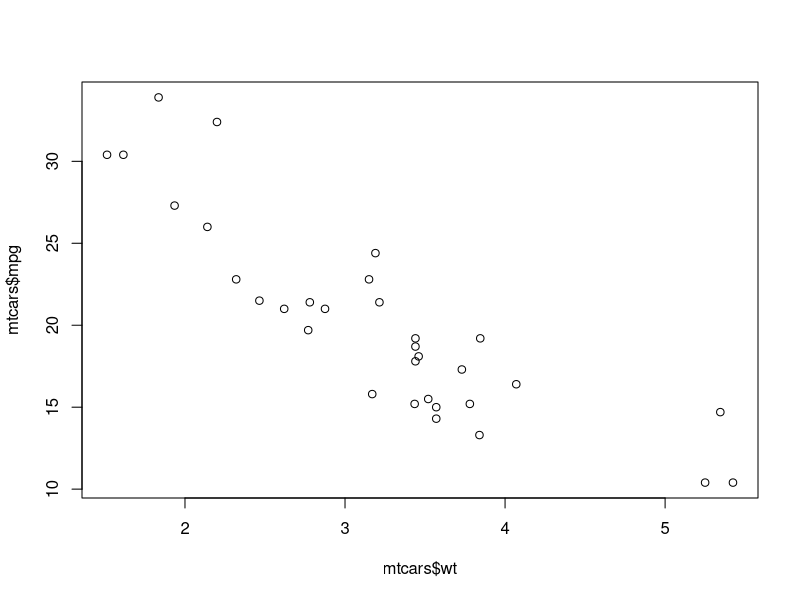
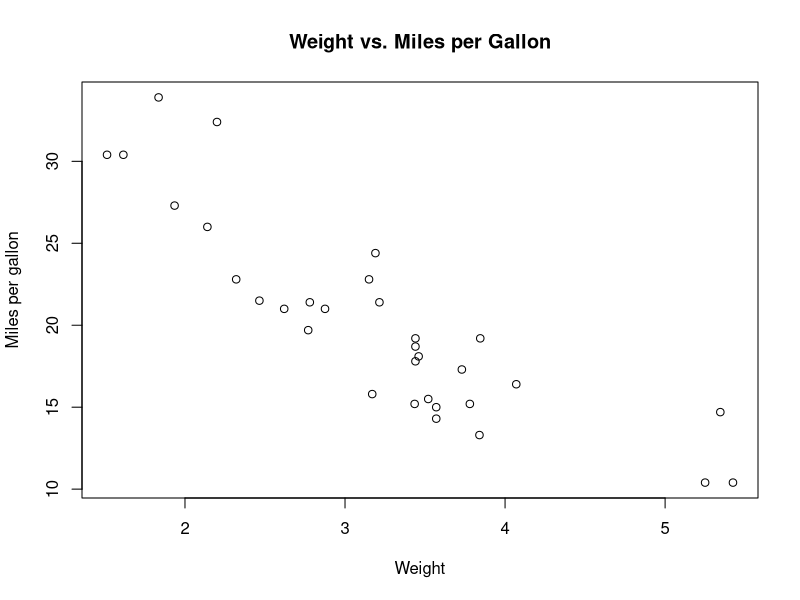
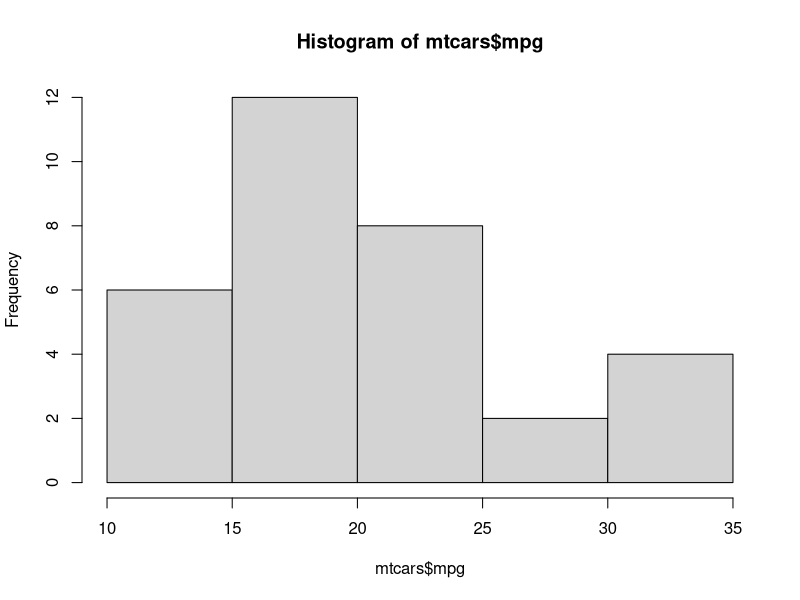
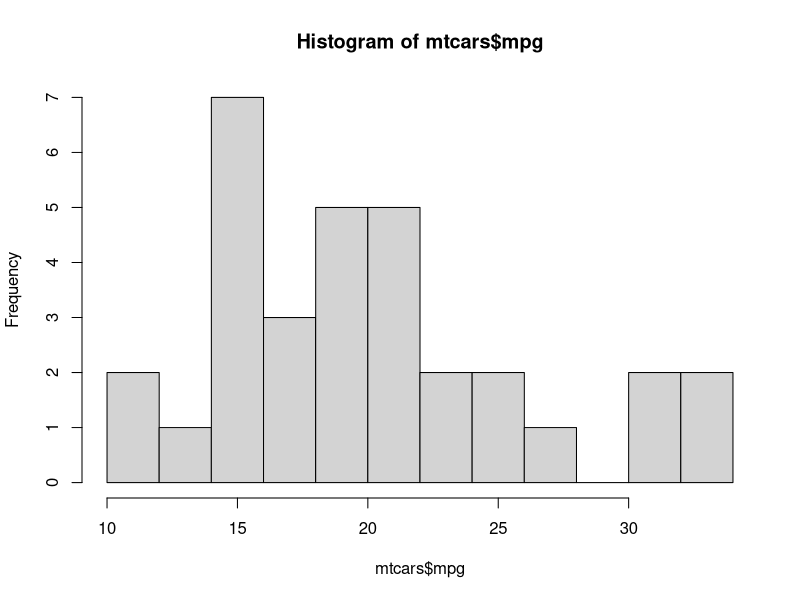
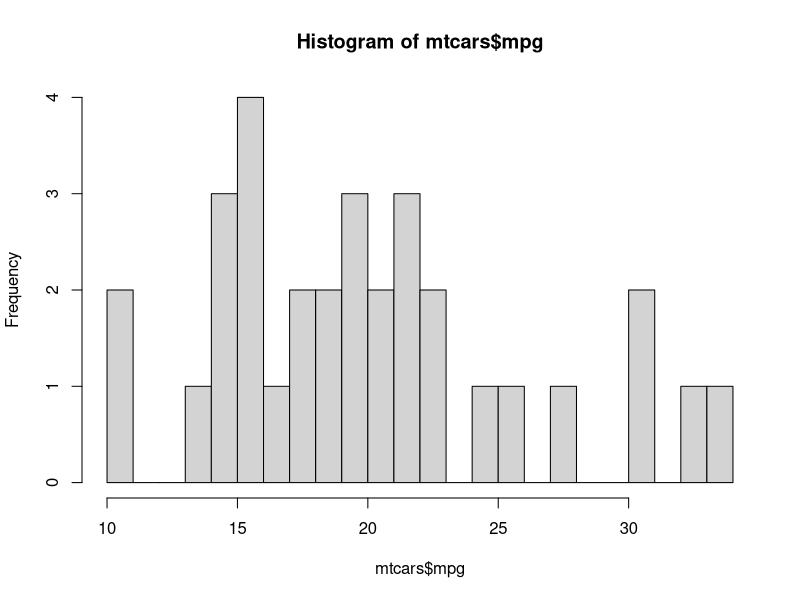
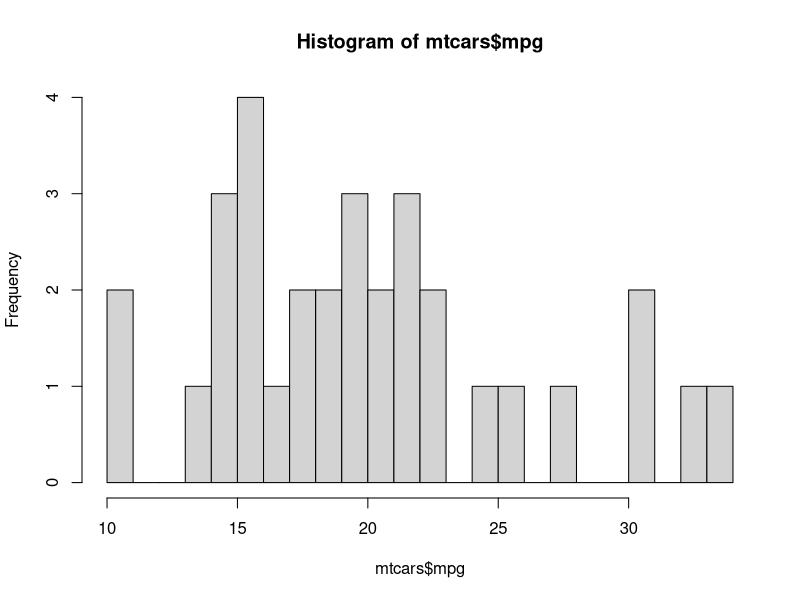
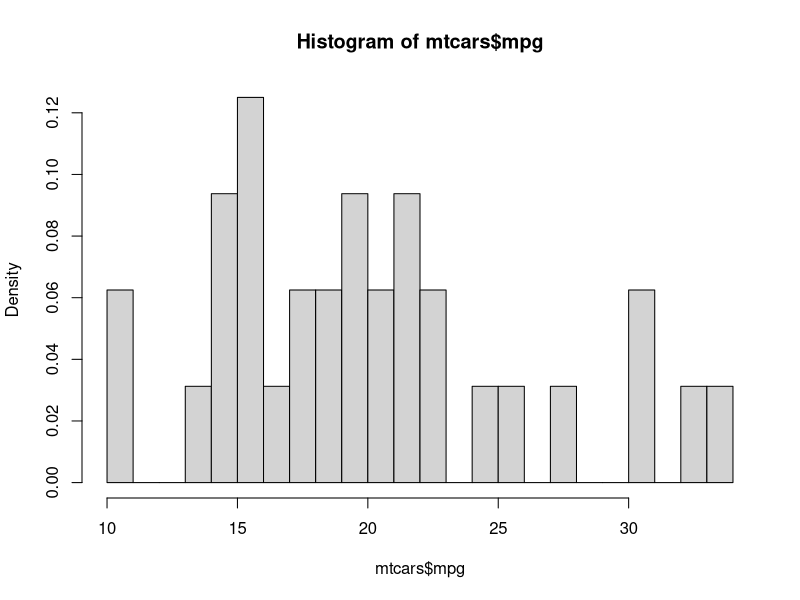
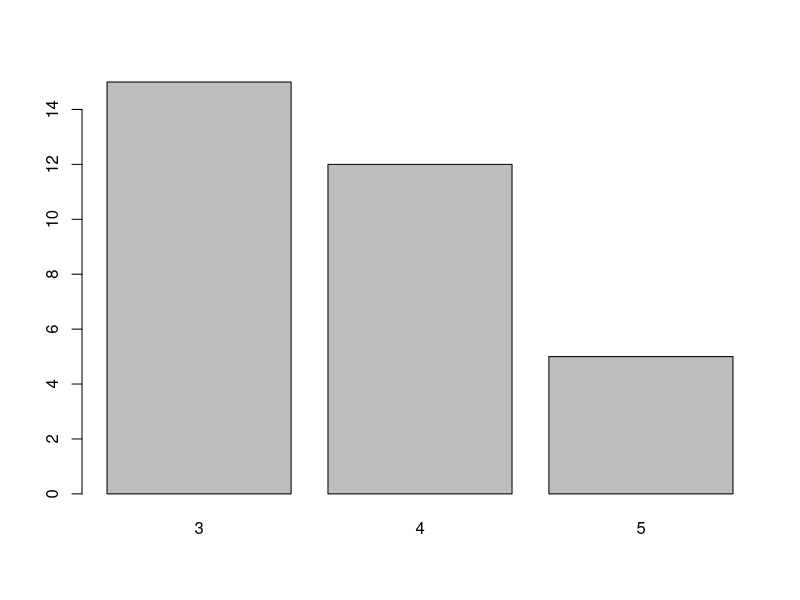

R code for these plots, in order:
####################################################### 
#### Created by Nilesh Kumar, IIM Raipur, India
#######################################################

###############  PLOTTING FUNCTIONS  ###############


# load some data
data(mtcars)
#View(mtcars) 

#wt = weight, mpg = miles per gallon, gear = Number of Gear, am = Automatic Manual, cyl = cylinders

#SCATTER PLOT

# create a basic scatter plot
plot(mtcars$wt, mtcars$mpg)

# specifying axis labels and add a title 
plot(mtcars$wt, mtcars$mpg, xlab="Weight", ylab="Miles per gallon", main="Weight vs. Miles per Gallon")

# getwd() setwd("your working directory") make sure your woeking directory is right
#getwd()
# save the graph either by using 'Export' in the 'Plots' tab in RStudio or using the following functions
png("scatterplot_weight_mpg.png")       # create PNG/jpg in current working directory
plot(mtcars$wt, mtcars$mpg, xlab="Weight", ylab="Miles per gallon", main="Weight vs. Miles per Gallon",col="blue",
)
dev.off()   # "save" the PNG





#HISTOGRAMS

# create a basic histogram
hist(mtcars$mpg)
png("histogram_mpg.png") 
hist(mtcars$mpg, xlab="Miles per gallon", main="Histogram of Miles per Gallon", col="Blue", border="black")
dev.off()   # "save" the PNG


# control number of bins with parameter 'breaks'
hist(mtcars$mpg, breaks=12)
hist(mtcars$mpg, breaks=seq(10,34))

# get information about histogram
hInfo <- hist(mtcars$mpg, breaks=seq(10,34))
hInfo

# plot probability density instead of frequencies
hist(mtcars$mpg, breaks=seq(10,34), freq=F)

# create a kernel density plot
png("densityplot_mpg.png") 
plot(density(mtcars$mpg), col="blue", main="Density plot for Miles per gallon")
dev.off()   # "save" the PNG




#BAR PLOTS

# create a basic barplot
gearCounts <- table(mtcars$gear)
gearCounts
barplot(gearCounts)
barplot(gearCounts, xlab="Number of gears")
# label the bars individually with parameter 'names.arg'
png("barplot_gear.png") 
barplot(gearCounts, main="Bar graph for gear", col="blue", border="black", names.arg=c("3 Gears", "4 Gears", "5 Gears"))
dev.off()   # "save" the PNG

# stacked bar plot

gearTransmissionCounts <- table(mtcars$am, mtcars$gear)
gearTransmissionCounts
barplot(gearTransmissionCounts, names.arg=c("3 Gears", "4 Gears", "5 Gears"))
# add a legend with automatic labels with parameter 'legend.text'
barplot(gearTransmissionCounts, names.arg=c("3 Gears", "4 Gears", "5 Gears"), legend.text=T)
# add a legend with custom labels
barplot(gearTransmissionCounts, names.arg=c("3 Gears", "4 Gears", "5 Gears"), legend.text=c("automatic", "manual"))

# grouped bar plot with parameter 'beside=TRUE'
png("stackedbarplot_gear_am.png") 
barplot(gearTransmissionCounts, names.arg=c("3 Gears", "4 Gears", "5 Gears"), legend.text=c("automatic", "manual"), beside=TRUE)
dev.off()   # "save" the PNG



#Box Plots

# create a boxplot for an individual variable (e.g. miles per gallon)
boxplot(mtcars$mpg, ylab="Miles per gallon")

# create a boxplot for a variable by group (e.g. miles per gallon by cylinders)
boxplot(mpg ~ cyl, data=mtcars, xlab="Number of cylinders", ylab="Miles per gallon")
# do not draw outliers

png("Boxplot_cyl.png") 
boxplot(mpg ~ cyl, data=mtcars, xlab="Number of cylinders", ylab="Miles per gallon", outline=FALSE, col="Blue")
dev.off()   # "save" the PNG


#Line Plots

# load some time data (dataset of growth of five orange trees over time)
data(Orange)
View(Orange)
Orange

# extract data for 1st tree
tree1 <- subset(Orange, Orange$Tree==1)

# plot age vs circumference
plot(tree1$age, tree1$circumference, xlab="Age (days)", ylab="Circumference (mm)")

# use lines with parameter 'type="l"'
plot(tree1$age, tree1$circumference, xlab="Age (days)", ylab="Circumference (mm)", type="l")
# use both points and lines with parameter 'type="b"'
plot(tree1$age, tree1$circumference, xlab="Age (days)", ylab="Circumference (mm)", type="b")
# use both points and lines overlayed with parameter 'type="o"'
png("lineplot_tree.png")
plot(tree1$age, tree1$circumference, xlab="Age (days)", ylab="Circumference (mm)", type="o", main="Line plot", col="Blue")
dev.off()   # "save" the PNG

#Pie chart

#data to create pie chart
#Source https://www.moving.com/tips/the-top-10-largest-us-cities-by-population/

Cities <- c("New York", "Los Angeles", "Chicago", "Houston", "Phoenix", 
            "Philadelphia", "San Antonio", "San Diego", "Dallas", "San Jose")
Population <- c(8.60, 4.06, 2.68, 2.40, 2.71, 1.58, 1.57, 1.45, 1.40, 1.03 )
top_ten <- data.frame(Cities, Population)
top_ten

pie(top_ten$Population) #Basic R Pie Chart

pie(top_ten$Population, labels = Cities) # show label in pie chart

top_ten_descend <- top_ten[order(-top_ten$Population), ]

#add title in chart
pie(top_ten_descend$Population, labels = Cities, main = "Most Populous US Cities in 2019 (in millions)")


# Calculate percentages
pct <- round(100*top_ten_descend$Population/sum(top_ten_descend$Population))
# Draw oie chart
png("piechart_US_Population.png")
pie(top_ten_descend$Population,
    labels = paste(top_ten_descend$Cities, sep = " ", pct, "%"), 
    col = rainbow(length(top_ten_descend$Population)), 
    main = "Most Populous US Cities in 2019 (in millions)")
dev.off()   # "save" the PNG




